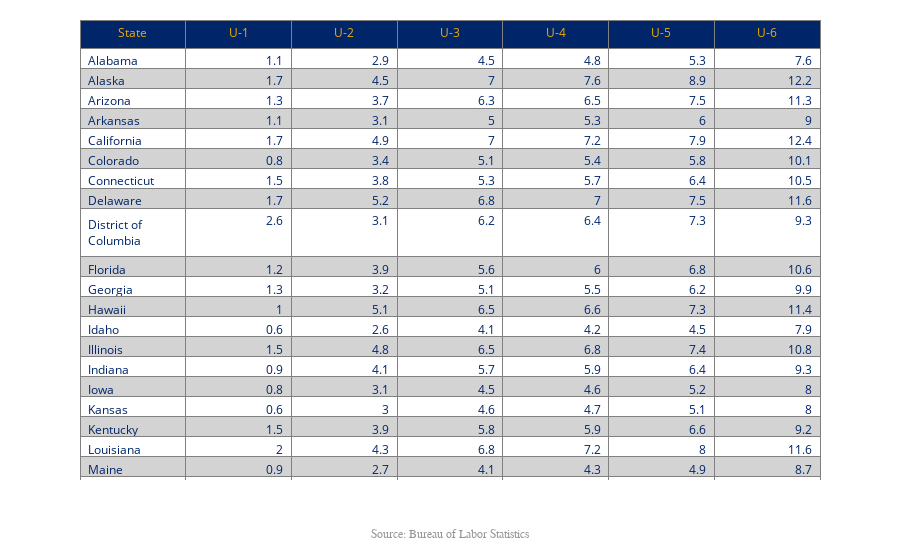

The notebook cell this image was saved under:
### Markdown cell above
# Labor Underutilization for States, Third Quarter of 2019 through Second Quarter of 2020 Averages

### Code cell
#hide

df = pd.read_csv('data/states-lau.csv')

names = ['State', 'U-1', 'U-2', 'U-3', 'U-4', 'U-5', 'U-6']

ks_gold ='#F1AD02'
ks_blue ='#002569'
rowEvenColor = 'lightgrey'
rowOddColor = 'white'

fig = go.Figure(data=[go.Table(
    header=dict(values=names,
                fill_color=ks_blue,
                font=dict(color=ks_gold, size=12),
                line_color='grey',
                align='center'),
    cells=dict(values=[df.state, df.u1, df.u2, df.u3, df.u4, df.u5, df.u6],
               fill_color=[[rowOddColor,rowEvenColor]*len(df.state)],
               line_color='grey',
               font=dict(color=ks_blue, size=12),
               align=['left', 'right']))
])

# fig.update_layout(margin={'r':0,'t':0,'l':0,'b':0})

annotations = []

annotations.append(dict(xref='paper', yref='paper', x=0.5, y=-0.1,
                              xanchor='center', yanchor='top',
                              text='Source: Bureau of Labor Statistics',
                              font=dict(family='Arial',
                                        size=12,
                                        color='rgb(150,150,150)'),
                              showarrow=False))
fig.update_layout(
    annotations=annotations, 
    autosize=True,
    margin=dict(
        autoexpand=True,
#         l=100,
#         r=20,
        t=20,
    ),
)

fig.show()

### Figure 1 — Plotly figure (JSON) as saved in the notebook; plotly's stock layout.template omitted (floating-point values rounded to 4 significant figures; data arrays with more than 128 entries replaced by an {"elided": "..."} marker saying what was removed)
{"data": [{"cells": {"align": ["left", "right"], "fill": {"color": [["white", "lightgrey", "white", "lightgrey", "white", "lightgrey", "white", "lightgrey", "white", "lightgrey", "white", "lightgrey", "white", "lightgrey", "white", "lightgrey", "white", "lightgrey", "white", "lightgrey", "white", "lightgrey", "white", "lightgrey", "white", "lightgrey", "white", "lightgrey", "white", "lightgrey", "white", "lightgrey", "white", "lightgrey", "white", "lightgrey", "white", "lightgrey", "white", "lightgrey", "white", "lightgrey", "white", "lightgrey", "white", "lightgrey", "white", "lightgrey", "white", "lightgrey", "white", "lightgrey", "white", "lightgrey", "white", "lightgrey", "white", "lightgrey", "white", "lightgrey", "white", "lightgrey", "white", "lightgrey", "white", "lightgrey", "white", "lightgrey", "white", "lightgrey", "white", "lightgrey", "white", "lightgrey", "white", "lightgrey", "white", "lightgrey", "white", "lightgrey", "white", "lightgrey", "white", "lightgrey", "white", "lightgrey", "white", "lightgrey", "white", "lightgrey", "white", "lightgrey", "white", "lightgrey", "white", "lightgrey", "white", "lightgrey", "white", "lightgrey", "white", "lightgrey"]]}, "font": {"color": "#002569", "size": 12}, "line": {"color": "grey"}, "values": {"elided": "7x51 mixed values"}}, "header": {"align": "center", "fill": {"color": "#002569"}, "font": {"color": "#F1AD02", "size": 12}, "line": {"color": "grey"}, "values": ["State", "U-1", "U-2", "U-3", "U-4", "U-5", "U-6"]}, "type": "table"}], "layout": {"annotations": [{"font": {"color": "rgb(150,150,150)", "family": "Arial", "size": 12}, "showarrow": false, "text": "Source: Bureau of Labor Statistics", "x": 0.5, "xanchor": "center", "xref": "paper", "y": -0.1, "yanchor": "top", "yref": "paper"}], "autosize": true, "margin": {"autoexpand": true, "t": 20}}}
